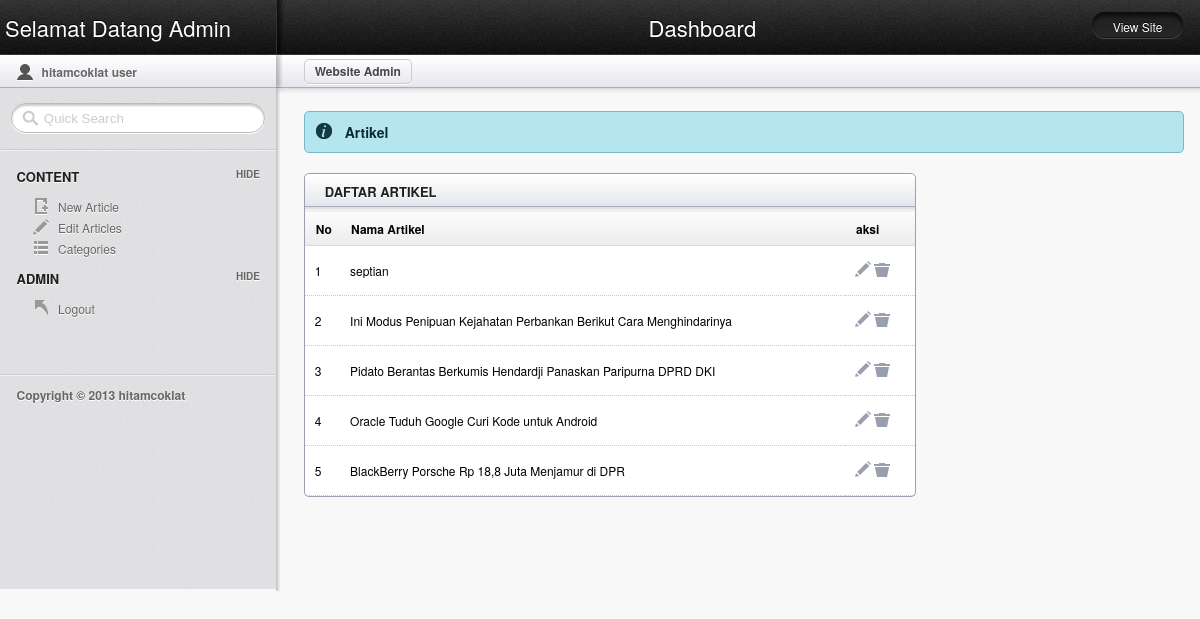
The app's page /admin/admin.php?act=artikel (signed in) with its own data.
### tables this page shows
CREATE TABLE IF NOT EXISTS `artikel` (
  `id` int(11) NOT NULL AUTO_INCREMENT,
  `id_kategori` int(100) NOT NULL,
  `judul` varchar(250) NOT NULL,
  `konten` text NOT NULL,
  `tanggal` date NOT NULL,
  PRIMARY KEY (`id`)
);

### admin/act/act_artikel.php (the view, shortened to what this page needs)
<?php
	switch($_GET['do']){
	default:
?>
	<h4 class="alert_info">Artikel</h4>
		<article class="module width_3_quarter">
		<header><h3 class="tabs_involved">Daftar Artikel</h3></header>
		<div id="tab1" class="tab_content" style="display: block;">
		<table class="tablesorter" cellspacing="0">
		<thead>
			<tr><th class="header">No</th><th class="header">Nama Artikel</th><th class="header">aksi</th></thead>
			<tbody>
	<?php
		$sql = mysql_query("SELECT * FROM artikel ORDER BY id DESC");
		$no =  1;
		while ($r=mysql_fetch_array($sql)){ ?>
		<tr><td><?php echo $no; ?></td>
			<td><?php echo $r['judul']; ?></td>
			<td><a href="?act=artikel&do=editartikel&id=<?php echo $r['id']; ?>"><img src="images/icn_edit.png" /></a>
				<a href="aksi.php?act=artikel&do=hapus&id=<?php echo $r['id']; ?>"><img src="images/icn_trash.png" /></a>
			</td></tr>
		<?php $no++; } ?>
		</tbody>
		</table>
		</div>
		</article>
	<?php break; ?>
	<?php break; } ?>

### admin/css/layout.css (style rules this page uses)
html, div, map, dt, isindex, form, header, aside, section, section, article, footer { display: block; }
in html, body { height: 100%; margin: 0; padding: 0; font-family: "Helvetica Neue", Helvetica, Arial, Verdana, sans-serif; background: #F8F8F8; font-size: 12px; }
a:link, a:visited { color: #77BACE; text-decoration: none; }
#main h3 { color: #1F1F20; text-transform: uppercase; text-shadow: 0 1px 0 #fff; font-size: 13px; margin: 8px 20px; }
.module { border: 1px solid #9BA0AF; width: 100%; margin: 20px 3% 0 3%; margin-top: 20px; -webkit-border-radius: 5px; -moz-border-radius: 5px; border-radius: 5px; background: #ffffff; }
#main .module header h3 { display: block; width: 90%; float: left; }
.module header { height: 38px; width: 100%; background: #F1F1F4 url(../images/secondary_bar.png) repeat-x; -webkit-border-top-left-radius: 5px; -webkit-border-top-right-radius: 5px; -moz-border-radius-topleft: 5px; -moz-border-radius-topright: 5px; border-top-left-radius: 5px; border-top-right-radius: 5px; }
.width_3_quarter { width: 66%; margin-right: 0; float: left; }
.tablesorter { width: 100%; margin: -5px 0 0 0; }
.tablesorter td { margin: 0; padding: 0; border-bottom: 1px dotted #ccc; }
.tablesorter thead tr { height: 34px; background: url(../images/table_sorter_header.png) repeat-x; text-align: left; text-indent: 10px; cursor: pointer; }
.tablesorter td { padding: 15px 10px; }
#main .module header h3.tabs_involved { display: block; width: 60%; float: left; }
#main h4.alert_info { display: block; width: 95%; margin: 20px 3% 0 3%; margin-top: 20px; -webkit-border-radius: 5px; -moz-border-radius: 5px; border-radius: 5px; background: #B5E5EF url(../images/icn_alert_info.png) no-repeat; background-position: 10px 10px; border: 1px solid #77BACE; color: #082B33; padding: 10px 0; text-indent: 40px; font-size: 14px; }

### records on screen
artikel: judul "septian"
artikel: judul "Ini Modus Penipuan Kejahatan Perbankan Berikut Cara Menghindarinya"
artikel: judul "Pidato Berantas Berkumis Hendardji Panaskan Paripurna DPRD DKI"
artikel: judul "Oracle Tuduh Google Curi Kode untuk Android"
artikel: judul "BlackBerry Porsche Rp 18,8 Juta Menjamur di DPR"
